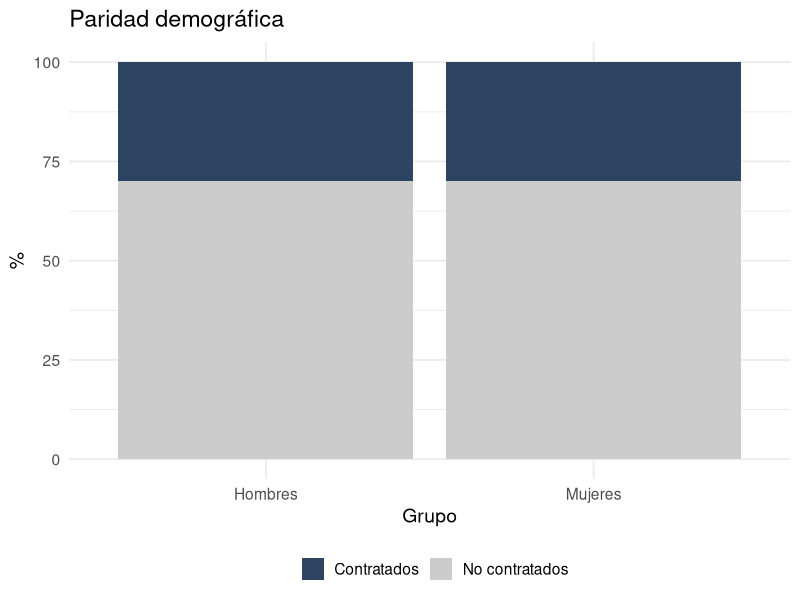
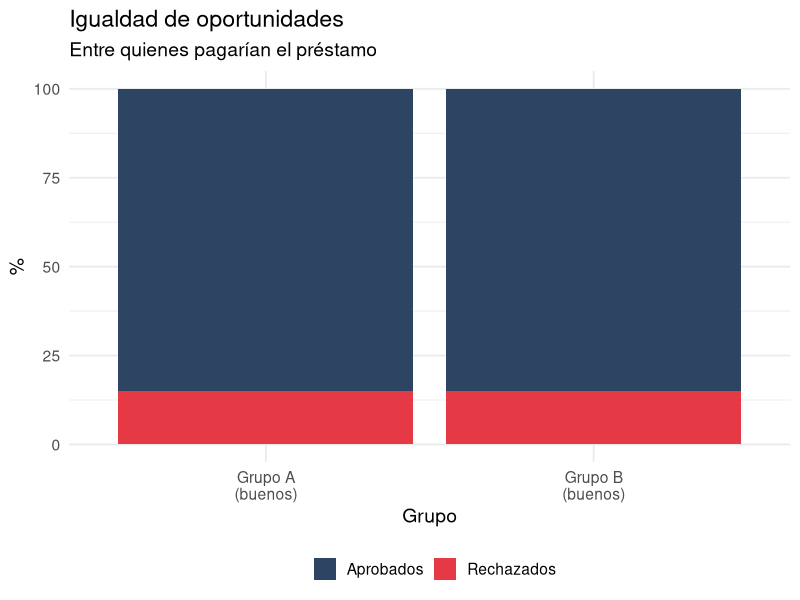

Here is the R script that generated these plots, in order:
## ---- chunk 1
options(htmltools.dir.version = FALSE)
library(knitr)
opts_chunk$set(
  prompt = T,
  fig.align = "center",
  dpi = 300,
  cache = T,
  engine.opts = list(bash = "-l")
)

knit_hooks$set(
  prompt = function(before, options, envir) {
    options(
      prompt = if (options$engine %in% c("sh", "bash", "zsh")) "$ " else "R> ",
      continue = if (options$engine %in% c("sh", "bash", "zsh")) "$ " else "+ "
    )
  }
)

options(repos = c(CRAN = "https://cran.rstudio.com/"))

if (!require("fontawesome", character.only = TRUE)) {
  install.packages("fontawesome", dependencies = TRUE)
  library(fontawesome, character.only = TRUE)
}
## ---- chunk 2
library(ggplot2)
df <- data.frame(
  Grupo = c("Hombres", "Mujeres"),
  Contratados = c(30, 30),
  NoContratados = c(70, 70)
)
df_long <- tidyr::pivot_longer(df, cols = c("Contratados", "NoContratados"),
                                names_to = "Estado", values_to = "Porcentaje")
ggplot(df_long, aes(x = Grupo, y = Porcentaje, fill = Estado)) +
  geom_bar(stat = "identity", position = "stack") +
  scale_fill_manual(values = c("Contratados" = "#2d4563", "NoContratados" = "#cccccc"),
                    labels = c("Contratados", "No contratados")) +
  labs(title = "Paridad demográfica", y = "%", fill = "") +
  theme_minimal(base_size = 14) +
  theme(legend.position = "bottom")
## ---- chunk 3
df2 <- data.frame(
  Grupo = c("Grupo A\n(buenos)", "Grupo B\n(buenos)"),
  Aprobados = c(85, 85),
  Rechazados = c(15, 15)
)
df2_long <- tidyr::pivot_longer(df2, cols = c("Aprobados", "Rechazados"),
                                 names_to = "Estado", values_to = "Porcentaje")
ggplot(df2_long, aes(x = Grupo, y = Porcentaje, fill = Estado)) +
  geom_bar(stat = "identity", position = "stack") +
  scale_fill_manual(values = c("Aprobados" = "#2d4563", "Rechazados" = "#e63946"),
                    labels = c("Aprobados", "Rechazados")) +
  labs(title = "Igualdad de oportunidades",
       subtitle = "Entre quienes pagarían el préstamo",
       y = "%", fill = "") +
  theme_minimal(base_size = 14) +
  theme(legend.position = "bottom")
